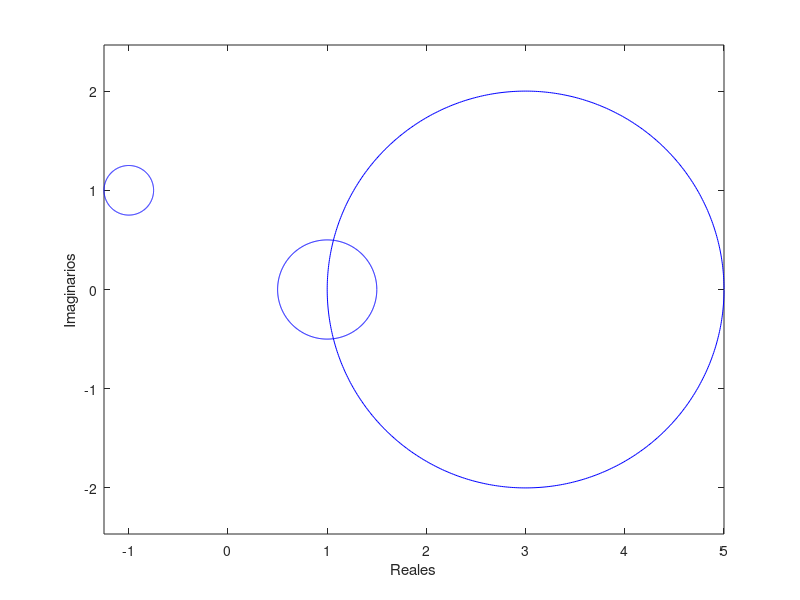
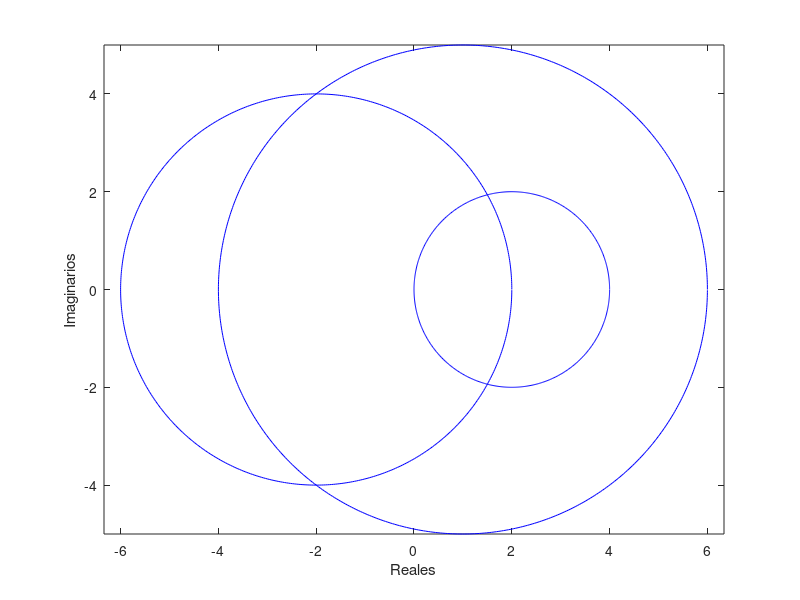

MATLAB code for these plots, in order: (Note: this script raises an error after producing the figures.)
% Ejercicio 1

disp('Ejercicio 1')

t=0:0.01:2*pi;

% Matriz A


% Fila 1

R = 1/4;

x = R*cos(t) - 1;
y = R*sin(t) + 1;

plot(x,y,'-b')

hold on
% Fila 2

R=1/2;

x = R*cos(t) + 1;
y = R*sin(t);

plot(x,y,'-b')
hold on

% Fila 3

R = 2;

x = R*cos(t) + 3;
y = R*sin(t);

plot(x,y,'-b')
hold on

axis equal

xlabel('Reales')
ylabel('Imaginarios')


% Matriz B

figure

% Fila 1

R = 5;

x = R*cos(t) + 1;
y = R*sin(t);

plot(x,y,'-b')

hold on
% Fila 2

R= 4;

x = R*cos(t) - 2;
y = R*sin(t);

plot(x,y,'-b')
hold on

% Fila 3

R = 2;

x = R*cos(t) + 2;
y = R*sin(t);

plot(x,y,'-b')
hold on

axis equal

xlabel('Reales')
ylabel('Imaginarios')


A = [-1+i,0,1/4;1/4,1,1/4;1,1,3]

disp('Autovalores de A')

eig(A)

B = [1,3,-2;-1,-2,3;1,1,2]

disp('Autovalores de B')

eig(B)

% Ejercicio 3

disp('Ejercicio 3')

disp('Para la matriz A')

[k,x,r] = potencia(A,[1;1;1],1000,10^-6);
iteraciones = k
autovalorMaximo = r
[k,x,r] = potenciaInversa(A,[1;1;1],1000,10^-6);
iteraciones = k
autovalorMinimo = r

disp('Para la matriz B')

[k,x,r] = potencia(B,[1;1;1],1000,10^-6);
iteraciones = k
autovalorMaximo = r
[k,x,r] = potenciaInversa(B,[1;1;1],1000,10^-6);
iteraciones = k
autovalorMinimo = r




